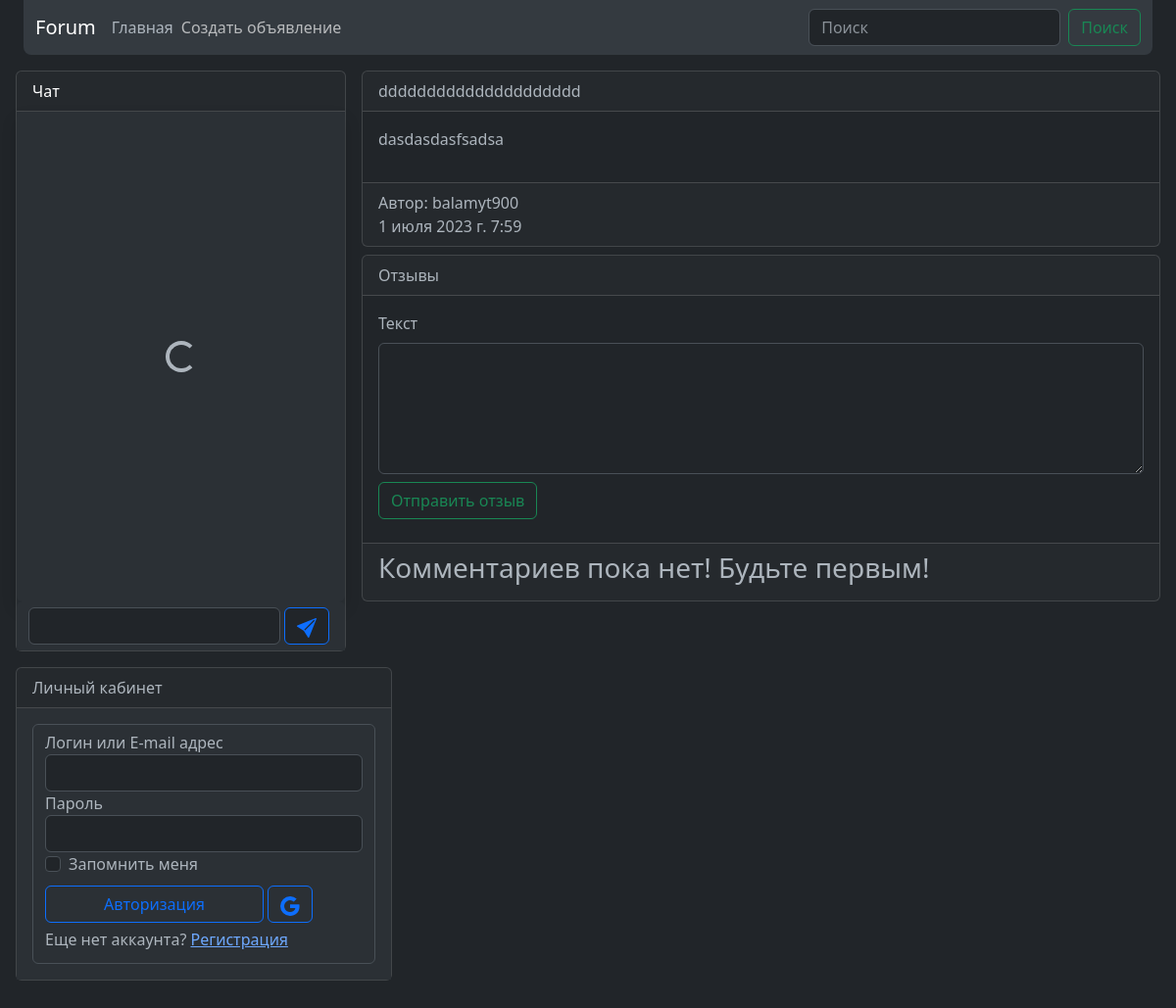
/announce/1/, run on an earlier commit of the app's database.
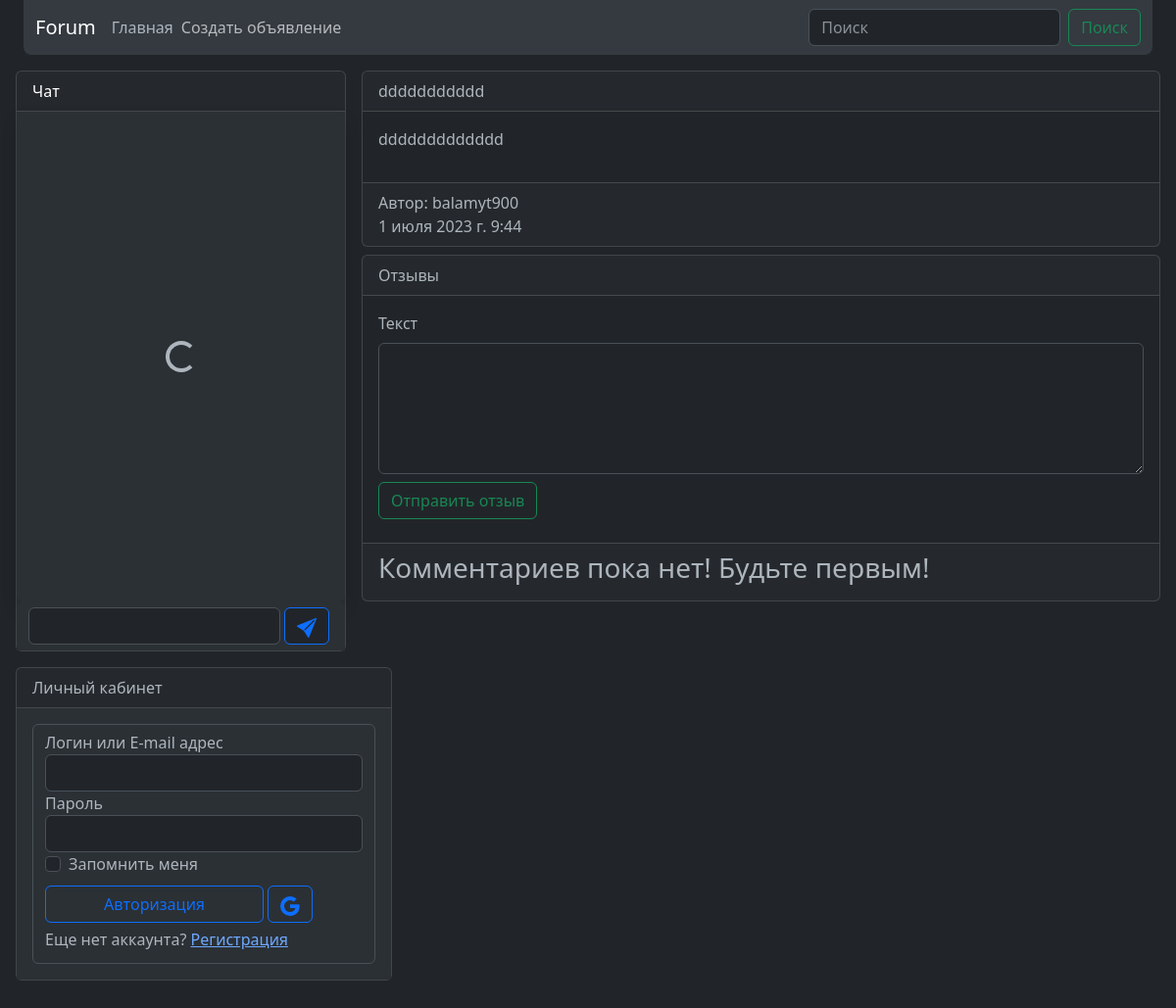
And on a later commit of the database.
### announcement/models.py (models this page shows, shortened)
class Announcement(models.Model):
    author = models.ForeignKey(User, on_delete=models.CASCADE)
    title = models.CharField(max_length=255, null=False)
    text = models.CharField(max_length=555, null=False)
    date = models.DateTimeField(default=time)
    category = models.ForeignKey(Category, on_delete=models.CASCADE)
    class Meta:
        ordering = ('date', )

### announcement/views.py (the view)
# urls.py: path('<int:pk>/', AnnounceView.as_view()),
class AnnounceView(DetailView):
    model = Announcement
    template_name = 'announce/detail.html'
    def get_context_data(self, **kwargs):
        context = super().get_context_data(**kwargs)
        context['response'] = Response.objects.filter(announce=self.object, is_accept=True)
        if self.request.user == self.object.author and \
                Response.objects.filter(is_accept=False, announce=self.object).exists():
            """ Добавление на страницу неактивных откликов, если зашел автор объявления """
            context['inactive_response'] = Response.objects.filter(is_accept=False, announce=self.object)
        return context

### templates/announce/detail.html (shortened to what this page needs)
{% extends 'main.html' %}
{% block extra_head %}
    {% load static %}
    {% load humanize %}
{% endblock extra_head %}
{% block body %}
<div class="card">
    <div class="card-header">{{ object.title }}</div>
    <div class="card-body">
        {{ object.text|safe }}
    </div>
    <div class="card-footer">
        Автор: {{ object.author }}<br>
        {{ object.date }}<br>
    </div>
</div>
<div class="card my-2">
    <div class="card-header">Отзывы</div>
    <div class="card-body">
        <form id="response_form">
            <label class="form-label" for="response_text">Текст</label>
            <textarea class="form-control" name="text" id="response_text" cols="30" rows="5" maxlength="300"></textarea>
            <button class="btn btn-outline-success my-2" type="submit">Отправить отзыв</button>
        </form>
    </div>
    <div class="card-footer">
        {% if not response %}
            <h3>Комментариев пока нет! Будьте первым!</h3>
        {% endif %}
   </div>
</div>
{% endblock body %}

What changed in the data, as far as the page shows it:
changed Announcement "balamyt900": title "ddddddddddddddddddddd" → "ddddddddddd"; text "dasdasdasfsadsa" → "ddddddddddddd"; date "1 июля 2023 г. 7:59" → "1 июля 2023 г. 9:44"
